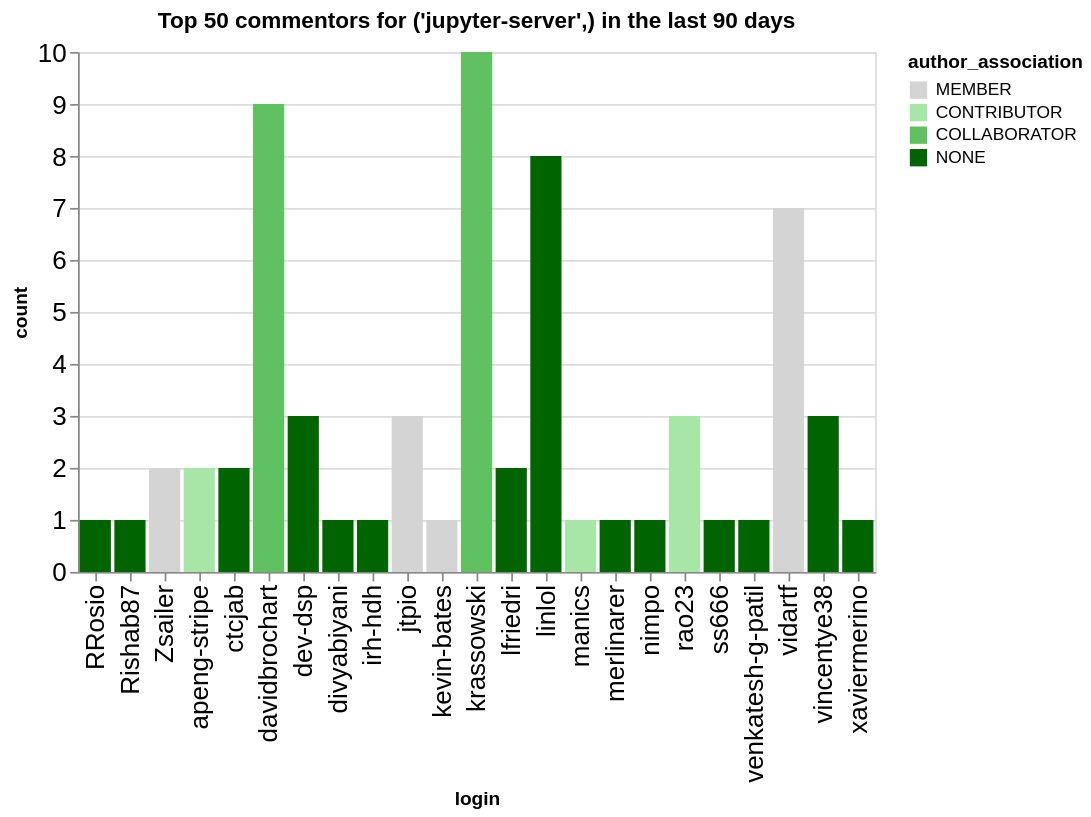

Notebook code cell kept with this figure:
### Code cell
n_plot = 50
charts = []
for ii, (iorg, idata) in enumerate(commentors.groupby(['org'])):
    title = f"Top {n_plot} commentors for {iorg} in the last {n_days} days"
    idata = idata.groupby('login', as_index=False).agg({'count': 'sum', 'author_association': 'first'})
    idata = idata.sort_values('count', ascending=False).head(n_plot)
    ch = alt.Chart(data=idata.head(n_plot), title=title).mark_bar().encode(
        x='login',
        y='count',
        color=alt.Color('author_association', scale=alt.Scale(domain=author_types, range=author_colors))
    )
    charts.append(ch)
alt.hconcat(*charts)

### Figure 1 — Vega-Lite specification as saved in the notebook (floating-point values rounded to 4 significant figures)
{"config": {"axisLeft": {"labelFontSize": 15}, "axisBottom": {"labelFontSize": 15}}, "hconcat": [{"mark": {"type": "bar"}, "encoding": {"color": {"field": "author_association", "scale": {"domain": ["MEMBER", "CONTRIBUTOR", "COLLABORATOR", "NONE"], "range": ["rgb(211.82745098039214, 211.82745098039214, 211.82745098039214)", "rgb(166.98562091503268, 229.89803921568628, 166.98562091503268)", "rgb(96.37647058823529, 192.75294117647059, 96.37647058823529)", "rgb(0.0, 100.3921568627451, 0.0)"]}, "type": "nominal"}, "x": {"field": "login", "type": "nominal"}, "y": {"field": "count", "type": "quantitative"}}, "title": "Top 50 commentors for ('jupyter-server',) in the last 90 days"}], "data": {"name": "data-fe2385f843b482e668d6922a071760ae"}, "$schema": "https://vega.github.io/schema/vega-lite/v5.20.1.json", "datasets": {"data-fe2385f843b482e668d6922a071760ae": [{"login": "krassowski", "count": 10, "author_association": "COLLABORATOR"}, {"login": "davidbrochart", "count": 9, "author_association": "COLLABORATOR"}, {"login": "linlol", "count": 8, "author_association": "NONE"}, {"login": "vidartf", "count": 7, "author_association": "MEMBER"}, {"login": "jtpio", "count": 3, "author_association": "MEMBER"}, {"login": "dev-dsp", "count": 3, "author_association": "NONE"}, {"login": "rao23", "count": 3, "author_association": "CONTRIBUTOR"}, {"login": "vincentye38", "count": 3, "author_association": "NONE"}, {"login": "Zsailer", "count": 2, "author_association": "MEMBER"}, {"login": "apeng-stripe", "count": 2, "author_association": "CONTRIBUTOR"}, {"login": "ctcjab", "count": 2, "author_association": "NONE"}, {"login": "lfriedri", "count": 2, "author_association": "NONE"}, {"login": "Rishab87", "count": 1, "author_association": "NONE"}, {"login": "RRosio", "count": 1, "author_association": "NONE"}, {"login": "kevin-bates", "count": 1, "author_association": "MEMBER"}, {"login": "manics", "count": 1, "author_association": "CONTRIBUTOR"}, {"login": "divyabiyani", "count": 1, "author_association": "NONE"}, {"login": "irh-hdh", "count": 1, "author_association": "NONE"}, {"login": "merlinarer", "count": 1, "author_association": "NONE"}, {"login": "ss666", "count": 1, "author_association": "NONE"}, {"login": "nimpo", "count": 1, "author_association": "NONE"}, {"login": "venkatesh-g-patil", "count": 1, "author_association": "NONE"}, {"login": "xaviermerino", "count": 1, "author_association": "NONE"}]}}
